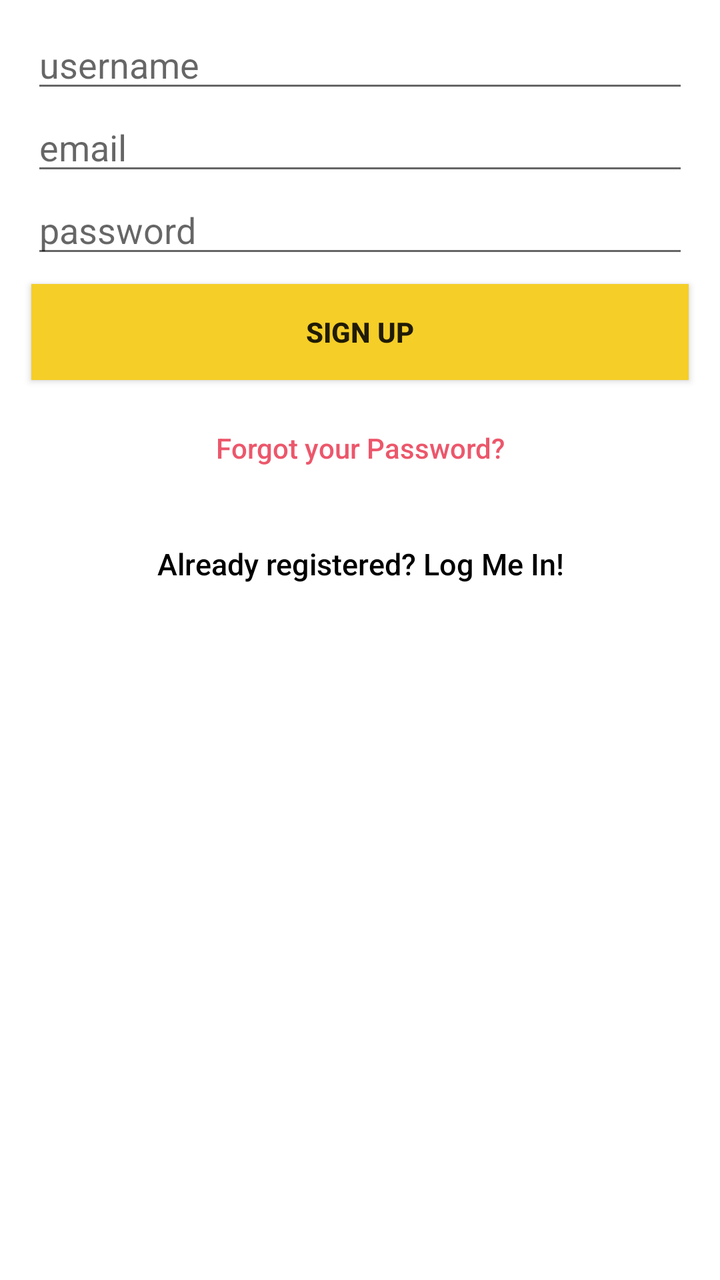
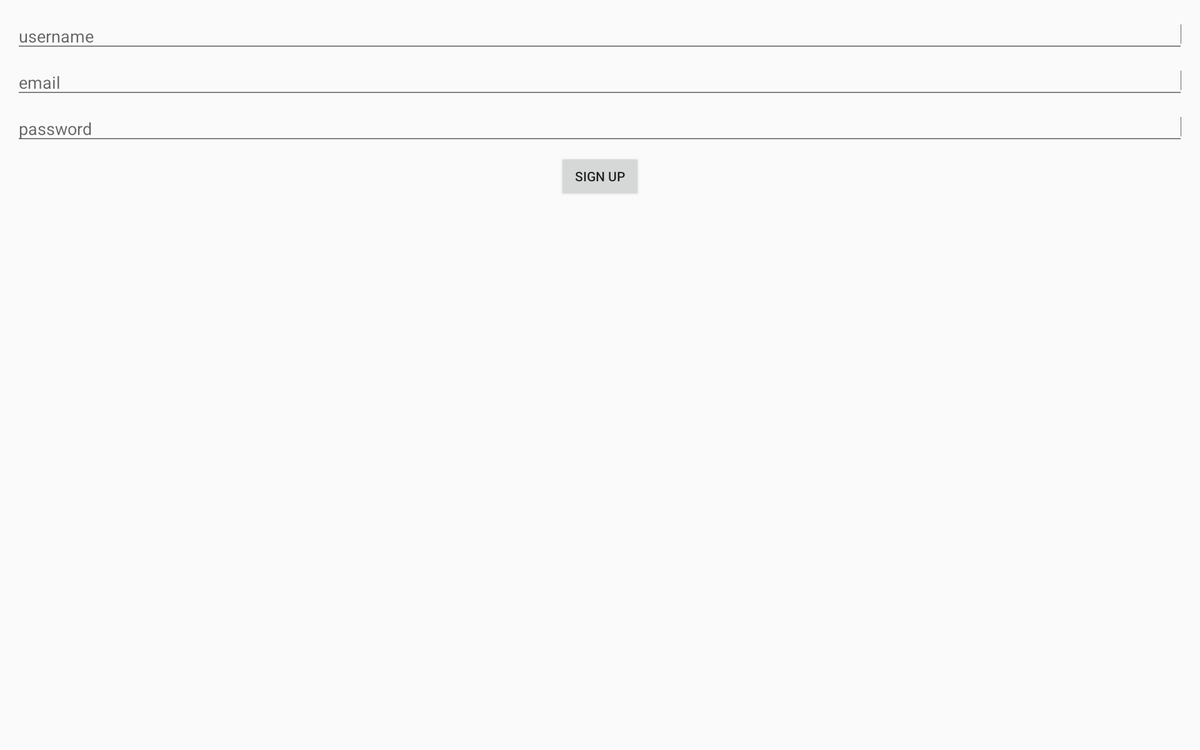

First picture: res/layout/ on a phone held upright. Second picture: the repository's own variant of that layout, on a device whose configuration matches the variant's folder. Source for both follows.
<!-- AndroidManifest.xml: application theme AppTheme -->
<!-- res/layout/activity_register.xml -->
<?xml version="1.0" encoding="utf-8"?>
<RelativeLayout
    xmlns:android="http://schemas.android.com/apk/res/android"
    xmlns:app="http://schemas.android.com/apk/res-auto"
    xmlns:tools="http://schemas.android.com/tools"
    android:layout_width="match_parent"
    android:layout_height="match_parent"
    tools:context="ph.edu.up.mp.reperuga.myjournal.RegisterActivity">

    <LinearLayout
        android:layout_width="fill_parent"
        android:layout_height="fill_parent"
        android:background="@color/colorBackground"
        android:gravity="top"
        android:orientation="vertical"
        android:padding="@dimen/activity_horizontal_margin">

        <ImageView
            android:id="@+id/imageView"
            android:layout_width="@dimen/logo_w_h"
            android:layout_height="@dimen/logo_w_h"
            android:layout_gravity="center_horizontal"
            android:layout_marginBottom="10dp"
            app:srcCompat="@mipmap/ic_launcher" />


        <EditText
            android:id="@+id/nameField"
            android:layout_width="match_parent"
            android:layout_height="wrap_content"
            android:layout_below="@+id/imageView"
            android:layout_marginLeft="16dp"
            android:layout_marginRight="16dp"
            android:hint="username"
            android:inputType="textPersonName"
            android:maxLines="1" />


        <EditText
            android:id="@+id/emailField"
            android:layout_width="match_parent"
            android:layout_height="wrap_content"
            android:layout_below="@+id/nameField"
            android:layout_centerHorizontal="true"
            android:layout_marginLeft="16dp"
            android:layout_marginRight="16dp"
            android:maxLines="1"
            android:hint="email"
            android:inputType="textEmailAddress" />

        <EditText
            android:id="@+id/passwordField"
            android:layout_width="match_parent"
            android:layout_height="wrap_content"
            android:focusableInTouchMode="true"
            android:layout_below="@+id/emailField"
            android:layout_centerHorizontal="true"
            android:layout_marginLeft="16dp"
            android:layout_marginRight="16dp"
            android:hint="password"
            android:maxLines="1"
            android:inputType="textPassword" />

        <Button
            android:id="@+id/registerBtn"
            android:layout_width="match_parent"
            android:layout_height="wrap_content"
            android:layout_below="@+id/passwordField"
            android:layout_centerHorizontal="false"
            android:layout_gravity="center_horizontal"
            android:layout_marginLeft="16dp"
            android:layout_marginRight="16dp"
            android:layout_marginTop="8dp"
            android:background="@color/colorAccent"
            android:gravity="center"
            android:text="Sign Up"
            android:textStyle="bold" />

        <Button
            android:id="@+id/btn_reset_password"
            android:layout_width="fill_parent"
            android:layout_height="wrap_content"
            android:layout_marginTop="10dp"
            android:background="@null"
            android:text="Forgot your Password?"
            android:textAllCaps="false"
            android:textColor="@color/colorPrimary" />

        

        <Button
            android:id="@+id/sign_in_button"
            android:layout_width="fill_parent"
            android:layout_height="wrap_content"
            android:layout_marginTop="10dp"
            android:background="@null"
            android:text="Already registered? Log Me In!"
            android:textAllCaps="false"
            android:textColor="#000000"
            android:textSize="15dp" />

    </LinearLayout>

    <ProgressBar
        android:id="@+id/progressBar"
        android:layout_width="30dp"
        android:layout_height="30dp"
        android:layout_gravity="center|bottom"
        android:layout_marginBottom="20dp"
        android:visibility="gone" />

</RelativeLayout>
<!-- resources referenced by this layout -->
<resources>
  <color name="colorAccent">#f5ce28</color>
  <color name="colorBackground">#ffffff</color>
  <color name="colorPrimary">#ec576b</color>
  <!-- mipmap ic_launcher: png bitmap (mipmap-hdpi, 7394 bytes) -->
  <style name="AppTheme" parent="Theme.AppCompat.Light.DarkActionBar">
          
          <item name="colorPrimary">@color/colorPrimary</item>
          <item name="colorPrimaryDark">@color/colorPrimaryDark</item>
          <item name="colorAccent">@color/colorAccent</item>
      </style>
  <color name="colorPrimaryDark">#000000</color>
</resources>
<!-- res/layout-xlarge/activity_register.xml (the repository's variant of the layout above) -->
<!-- drawn on a large tablet held sideways -->
<?xml version="1.0" encoding="utf-8"?>
<RelativeLayout
    xmlns:android="http://schemas.android.com/apk/res/android"
    xmlns:app="http://schemas.android.com/apk/res-auto"
    xmlns:tools="http://schemas.android.com/tools"
    android:layout_width="match_parent"
    android:layout_height="match_parent"
    tools:context="ph.edu.up.mp.reperuga.myjournal.RegisterActivity">

    <EditText
        android:id="@+id/nameField"
        android:layout_width="match_parent"
        android:layout_height="wrap_content"
        android:layout_alignParentLeft="true"
        android:layout_alignParentStart="true"
        android:layout_alignParentTop="true"
        android:layout_marginLeft="16dp"
        android:layout_marginRight="16dp"
        android:layout_marginTop="16dp"
        android:ems="10"
        android:hint="username"
        android:inputType="textPersonName" />

    <EditText
        android:id="@+id/emailField"
        android:layout_width="match_parent"
        android:layout_height="wrap_content"
        android:layout_below="@+id/nameField"
        android:layout_centerHorizontal="true"
        android:layout_marginLeft="16dp"
        android:layout_marginRight="16dp"
        android:layout_marginTop="8dp"
        android:ems="10"
        android:hint="email"
        android:inputType="textEmailAddress" />

    <EditText
        android:id="@+id/passwordField"
        android:layout_width="match_parent"
        android:layout_height="wrap_content"
        android:layout_below="@+id/emailField"
        android:layout_centerHorizontal="true"
        android:layout_marginLeft="16dp"
        android:layout_marginRight="16dp"
        android:layout_marginTop="8dp"
        android:ems="10"
        android:hint="password"
        android:inputType="textPassword" />

    <Button
        android:id="@+id/registerBtn"
        android:layout_width="wrap_content"
        android:layout_height="wrap_content"
        android:layout_below="@+id/passwordField"
        android:layout_centerHorizontal="true"
        android:layout_marginTop="8dp"
        android:text="Sign Up" />
</RelativeLayout>
<!-- resources referenced by the variant -->
<!-- as a large tablet held sideways resolves them -->
<resources>
  <style name="AppTheme" parent="Theme.AppCompat.Light.DarkActionBar">
          
          <item name="colorPrimary">@color/colorPrimary</item>
          <item name="colorPrimaryDark">@color/colorPrimaryDark</item>
          <item name="colorAccent">@color/colorAccent</item>
      </style>
  <color name="colorPrimary">#ec576b</color>
  <color name="colorPrimaryDark">#000000</color>
  <color name="colorAccent">#f5ce28</color>
</resources>
